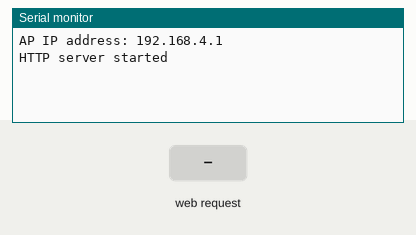
Simulated run of this sketch. Board: ESP8266 (NodeMCU). Parts: the last lines printed to the serial monitor. The inputs (shaded band) are chosen by the test bench.

Above: at 1.2 s.
1.3 s: HTTP request GET /joystick received
At 1.8 s:
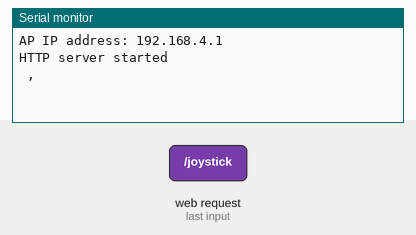
2.8 s: HTTP request GET /button received
At 4.1 s:
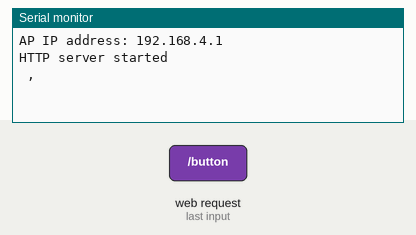

The sketch:

ESPJOYSTICK.ino
```cpp
#include <ESP8266WiFi.h>
#include <ESP8266WebServer.h>
#include <Wire.h>

const char* ssid = "WirelessJoystick";
const char* password = "WirelessJoystick";

ESP8266WebServer server(80);

const char MAIN_page[] PROGMEM = R"=====(
<!DOCTYPE html>
<html lang="en">
<head>
    <meta charset="UTF-8">
    <meta name="viewport" content="width=device-width, initial-scale=1.0">
    <title>Switch Pro Controller</title>
    <style>
        body {
            display: flex;
            justify-content: center;
            align-items: center;
            height: 100vh;
            margin: 0;
            background-color: #f0f0f0;
            -webkit-user-select: none;
            -moz-user-select: none;
            -ms-user-select: none;
            user-select: none;
        }
        .gamepad {
            display: flex;
            gap: 1000px;
        }
        .left-column, .right-column {
            display: flex;
            flex-direction: column;
            align-items: center;
            gap: 10px;
        }
        .trigger, .bumper, .minus, .plus, .square, .home {
            width: 300px;
            height: 100px;
            background-color: #666;
            color: white;
            display: flex;
            justify-content: center;
            align-items: center;
            border-radius: 10px;
            font-size: 18px;
            cursor: pointer;
        }
        #minus { transform: translate(500%, -70%); }
        #square { transform: translate(500%, 200%); }
        #plus { transform: translate(-500%, -70%); }
        #home { transform: translate(-500%, 200%); }
        .minus, .plus, .square, .home {
            background-color: #888;
            height: 80px;
            width: 80px;
            font-size: 24px;
        }
        .square, .home { background-color: #777; }
        .joystick {
            width: 300px;
            height: 300px;
            background-color: #333;
            border-radius: 50%;
            position: relative;
            display: flex;
            justify-content: center;
            align-items: center;
            cursor: pointer;
        }
        #joystick2 { transform: translateX(-50%); }
        .stick {
            width: 100px;
            height: 100px;
            background-color: #666;
            border-radius: 50%;
            position: absolute;
        }
        .dpad {
            display: flex;
            flex-wrap: wrap;
            width: 300px;
            height: 300px;
            position: relative;
            transform: translateX(50%);
        }
        .dpad-button {
            width: 100px;
            height: 100px;
            background-color: #444;
            color: white;
            display: flex;
            justify-content: center;
            align-items: center;
            border-radius: 10px;
            font-size: 24px;
            position: absolute;
            cursor: pointer;
        }
        #dpad-up { top: 0; left: 50%; transform: translateX(-50%); }
        #dpad-right { top: 50%; right: 0; transform: translateY(-50%); }
        #dpad-down { bottom: 0; left: 50%; transform: translateX(-50%); }
        #dpad-left { top: 50%; left: 0; transform: translateY(-50%); }
        .buttons {
            display: flex;
            flex-wrap: wrap;
            width: 300px;
            height: 300px;
            position: relative;
        }
        .button {
            width: 100px;
            height: 100px;
            background-color: #444;
            color: white;
            display: flex;
            justify-content: center;
            align-items: center;
            border-radius: 10px;
            font-size: 24px;
            position: absolute;
            cursor: pointer;
        }
        #button-y { top: 0; left: 50%; transform: translateX(-50%); }
        #button-a { bottom: 0; left: 50%; transform: translateX(-50%); }
        #button-b { right: 0; top: 50%; transform: translateY(-50%); }
        #button-x { left: 0; top: 50%; transform: translateY(-50%); }
    </style>
</head>
<body>
    <div class="gamepad">
        <div class="left-column">
            <div class="trigger" id="trigger-left">L2</div>
            <div class="bumper" id="bumper-left">L</div>
            <div class="minus" id="minus">-</div>
            <div class="square" id="square">◻</div>
            <div class="joystick" id="joystick1">
                <div class="stick" id="stick1"></div>
            </div>
            <div class="dpad">
                <div class="dpad-button" id="dpad-up">↑</div>
                <div class="dpad-button" id="dpad-right">→</div>
                <div class="dpad-button" id="dpad-down">↓</div>
                <div class="dpad-button" id="dpad-left">←</div>
            </div>
        </div>
        <div class="right-column">
            <div class="trigger" id="trigger-right">R2</div>
            <div class="bumper" id="bumper-right">R</div>
            <div class="home" id="home">Home</div>
            <div class="plus" id="plus">+</div>
            <div class="buttons">
                <div class="button" id="button-y">Y</div>
                <div class="button" id="button-a">A</div>
                <div class="button" id="button-b">B</div>
                <div class="button" id="button-x">X</div>
            </div>
            <div class="joystick" id="joystick2">
                <div class="stick" id="stick2"></div>
            </div>
        </div>
    </div>
    <script>
        document.addEventListener('DOMContentLoaded', () => {
            const joystick1 = document.getElementById('joystick1');
            const stick1 = document.getElementById('stick1');
            const joystick2 = document.getElementById('joystick2');
            const stick2 = document.getElementById('stick2');

            let isDragging = false;
            let currentStick = null;

            function updateStickPosition(e, joystick, stick) {
              const rect = joystick.getBoundingClientRect();
              const joystickCenterX = rect.left + rect.width / 2;
              const joystickCenterY = rect.top + rect.height / 2;
              const maxDistance = rect.width / 2;

              const clientX = e.clientX || (e.touches && e.touches[0].clientX);
              const clientY = e.clientY || (e.touches && e.touches[0].clientY);

              const x = clientX - joystickCenterX;
              const y = clientY - joystickCenterY;

              const distance = Math.min(Math.sqrt(x * x + y * y), maxDistance);
              const angle = Math.atan2(y, x);

              const stickX = distance * Math.cos(angle);
              const stickY = distance * Math.sin(angle);

              stick.style.transform = translate(${stickX}px, ${stickY}px);

              const mappedX = Math.round((stickX / 150) * 1024);
              const mappedY = Math.round((-stickY / 150) * 1024);

              const formattedX = (mappedX >= 0 ? '+' : '-') + Math.abs(mappedX).toString().padStart(4, '0');
              const formattedY = (mappedY >= 0 ? '+' : '-') + Math.abs(mappedY).toString().padStart(4, '0');

              const joystickId = joystick.id === 'joystick1' ? 'LJ' : 'RJ';
              fetch(/joystick?id=${joystickId}&x=${formattedX}&y=${formattedY});
            }

            function resetStick(stick, joystickId) {
                stick.style.transform = translate(0, 0);
                fetch(/joystick?id=${joystickId}&x=+0000&y=+0000);
            }

            function onMove(e) {
                if (isDragging && currentStick) {
                    updateStickPosition(e, currentStick.joystick, currentStick.stick);
                }
            }

            function onStart(e) {
                if (e.target.classList.contains('stick')) {
                    isDragging = true;
                    currentStick = {
                        joystick: e.target.parentElement,
                        stick: e.target,
                        joystickId: e.target.parentElement.id === 'joystick1' ? 'LJ' : 'RJ'
                    };
                    updateStickPosition(e, currentStick.joystick, currentStick.stick);
                }
            }

            function onEnd() {
                if (isDragging && currentStick) {
                    resetStick(currentStick.stick, currentStick.joystickId);
                    currentStick = null;
                }
                isDragging = false;
            }

            document.addEventListener('mousemove', onMove);
            document.addEventListener('mousedown', onStart);
            document.addEventListener('mouseup', onEnd);

            document.addEventListener('touchmove', onMove, { passive: false });
            document.addEventListener('touchstart', onStart, { passive: false });
            document.addEventListener('touchend', onEnd);

            const buttons = document.querySelectorAll('.button, .trigger, .bumper, .dpad-button, #minus, #plus, #square, #home');

            const buttonMappings = {
                'trigger-left': 'LT',
                'trigger-right': 'RT',
                'bumper-left': 'LB',
                'bumper-right': 'RB',
                'minus': 'MB',
                'plus': 'PB',
                'square': 'SB',
                'home': 'HB',
                'dpad-up': 'DU',
                'dpad-down': 'DD',
                'dpad-left': 'DL',
                'dpad-right': 'DR',
                'button-a': 'AB',
                'button-b': 'BB',
                'button-x': 'XB',
                'button-y': 'YB'
            };

            buttons.forEach(button => {
                button.addEventListener('mousedown', () => {
                    const code = buttonMappings[button.id] || button.id;
                    fetch(/button?id=${code}&state=1);
                });
                button.addEventListener('touchstart', () => {
                    const code = buttonMappings[button.id] || button.id;
                    fetch(/button?id=${code}&state=1);
                });

                button.addEventListener('mouseup', () => {
                    const code = buttonMappings[button.id] || button.id;
                    fetch(/button?id=${code}&state=0);
                });
                button.addEventListener('touchend', () => {
                    const code = buttonMappings[button.id] || button.id;
                    fetch(/button?id=${code}&state=0);
                });
            });
        });
    </script>
</body>
</html>
)=====";

void setup() {
  Serial.begin(115200);

  WiFi.softAP(ssid, password);

  IPAddress myIP = WiFi.softAPIP();
  Serial.print("AP IP address: ");
  Serial.println(myIP);

  server.on("/", HTTP_GET, handleRoot);
  server.on("/joystick", HTTP_GET, handleJoystick);
  server.on("/button", HTTP_GET, handleButton);

  server.begin();
  Serial.println("HTTP server started");

  Wire.begin();
}

void loop() {
  server.handleClient();
}

void handleRoot() {
  server.send(200, "text/html", MAIN_page);
}

void handleJoystick() {
  String id = server.arg("id");
  String x = server.arg("x");
  String y = server.arg("y");

  Serial.print(id);
  Serial.print(" ");
  Serial.print(x);
  Serial.print(",");
  Serial.println(y);

  Wire.beginTransmission(9);
  Wire.write(id.c_str());
  Wire.write(x.c_str());
  Wire.write(y.c_str());
  Wire.endTransmission();

  server.send(200, "text/plain", "OK");
}

void handleButton() {
  String id = server.arg("id");
  String state = server.arg("state");

  Serial.print(id);
  Serial.print(" ");
  Serial.println(state);

  Wire.beginTransmission(9);
  Wire.write(id.c_str());
  Wire.write(state.c_str());
  Wire.endTransmission();

  server.send(200, "text/plain", "OK");
}
```

Measured:
- after the input at 1.3 s, the serial monitor: prints a new line at once (image 1)
- after the input at 2.8 s, the serial monitor: prints a new line at once (image 2)
